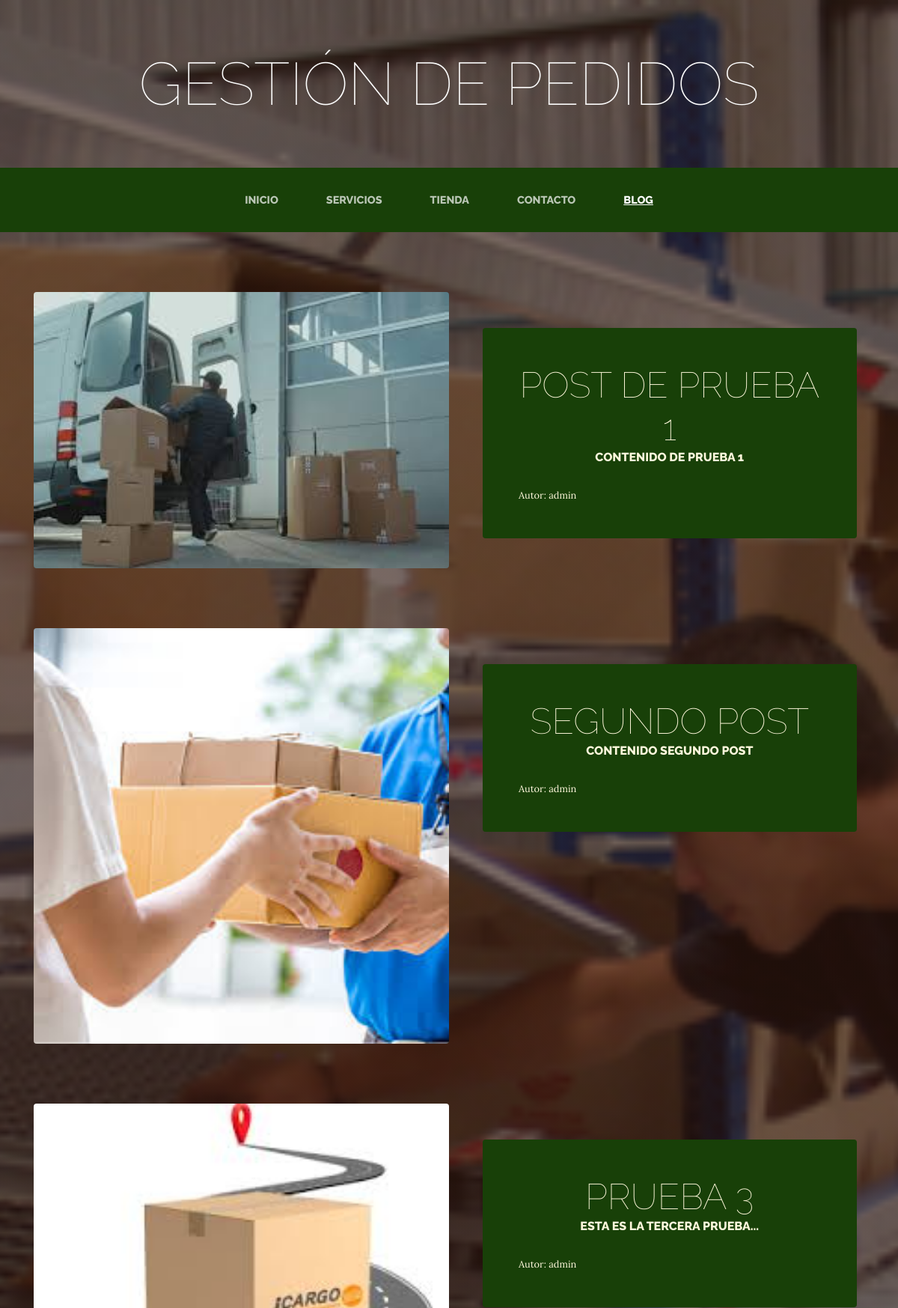
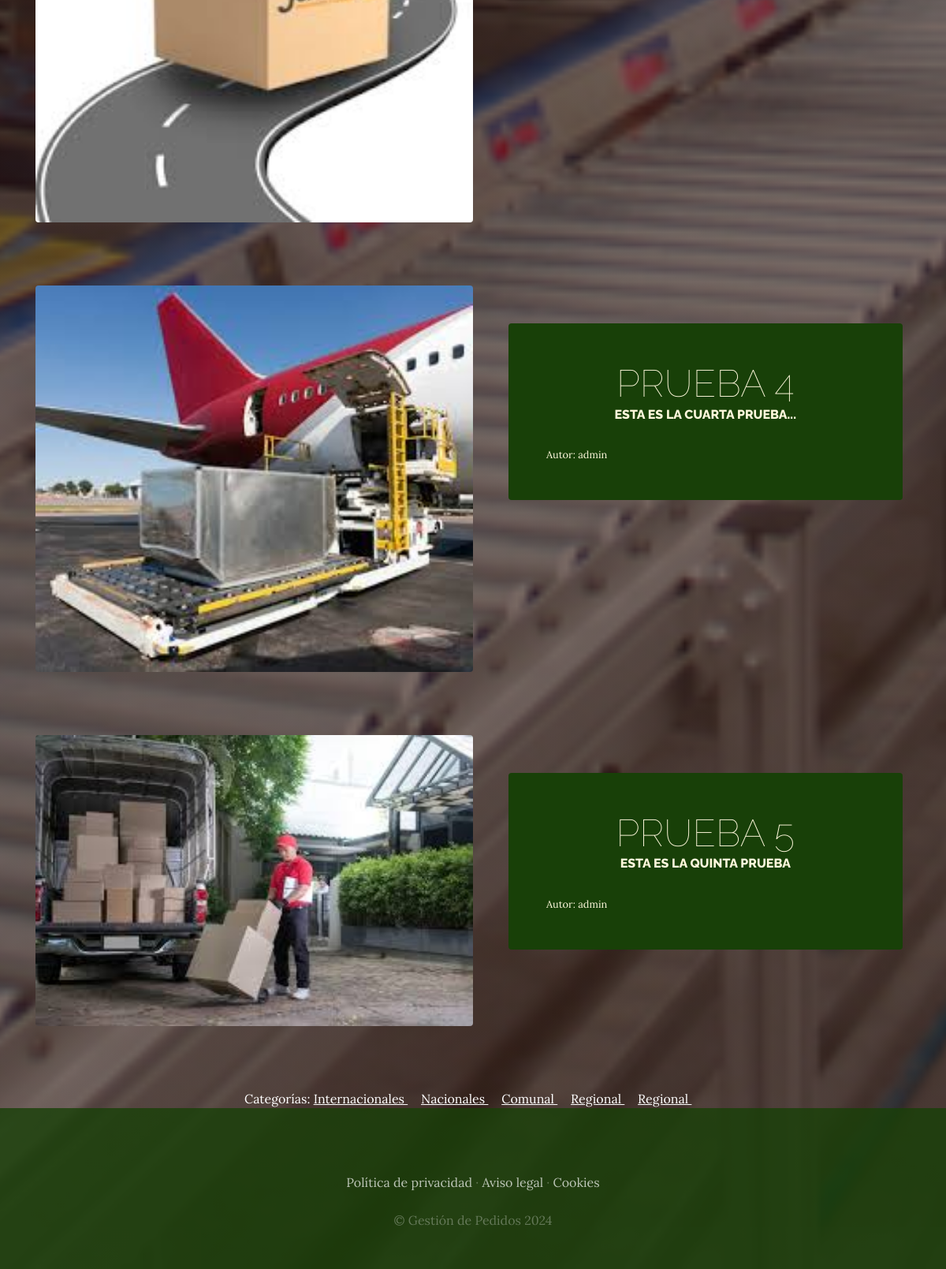
Screenshot of /blog/ with the database file from the repository (2 pictures, top to bottom).
### blog/models.py (models this page shows, shortened)
class Post(models.Model):
    titulo = models.CharField(max_length=50)
    contenido = models.CharField(max_length=50)
    imagen = models.ImageField(upload_to="blog", null=True, blank=True)
    autor = models.ForeignKey(User, on_delete=models.CASCADE)
    categorias = models.ManyToManyField(Categoria)
    created = models.DateTimeField(auto_now_add=True)
    update = models.DateTimeField(auto_now_add=True)
    class Meta:
        verbose_name = 'post'
        verbose_name_plural = 'posts'

class Categoria(models.Model):
    nombre = models.CharField(max_length=50)
    created = models.DateTimeField(auto_now_add=True)
    update = models.DateTimeField(auto_now_add=True)
    class Meta:
        verbose_name = 'categoria'
        verbose_name_plural = 'categorias'

### blog/views.py (the view)
# urls.py: 2. Add a URL to urlpatterns:  path('blog/', include('blog.urls'))
def blog(request):
    posts = Post.objects.all()
    return render(request, "blog/blog.html", {'posts': posts})

### carro/context_processors.py (called while the page is built)
def importe_total_carro(request):
    total = 0
    if request.user.is_authenticated:
        for key, value in request.session.get("carro", {}).items():
            total += float(value["precio"]) * value["cantidad"]
    return {"importe_total_carro": total}

### blog/templates/blog/blog.html
{% extends "ProyectoWebApp/base.html" %}
{% load static %}
{% block content %}
    {% for post in posts %}
    <section class="page-section clearfix">
        <div class="container">
          <div class="intro">
            <img class="intro-img img-fluid mb-3 mb-lg-0 rounded" src="{{post.imagen.url}}" alt="" style="width: 50%;">
            <div class="intro-text left-0 text-center bg-faded p-5 rounded">
              <h2 class="section-heading mb-4" >
                <span class="section-heading-lower">{{post.titulo}}</span>
                <span class="section-heading-upper">{{post.contenido}}</span>
              </h2>
              <div style="text-align: left; font-size: 0.8em;">
                Autor: {{post.autor}}
              </div>
            </div>
          </div>
        </div>
      </section>
    {% endfor %}
    <section>
      <div style="width: 75%; margin: auto; text-align: center; color: white;">
        Categorías:
        {% for post in posts %}
          {% for categoria in post.categorias.all %}
            <a href="{% url 'categoria' categoria.id %}" class="linksCategorias">{{categoria.nombre}} </a>&nbsp;&nbsp;&nbsp;
          {% endfor %}
        {% endfor %}
      </div>
    </section>
{% endblock %}

### ProyectoWebApp/static/ProyectoWebApp/css/gestion.css (style rules this page uses)
body { font-family: 'Lora'; background: linear-gradient(rgba(47, 23, 15, 0.65), rgba(47, 23, 15, 0.65)), url("../img/bg_main.jpg"); background-attachment: fixed; background-position: center; background-size: cover; }
h1, h2, h3, h4, h5, h6 { font-family: 'Raleway'; }
.page-section { margin-top: 5rem; margin-bottom: 5rem; }
.section-heading { text-transform: uppercase; }
.section-heading .section-heading-upper { display: block; font-size: 1rem; font-weight: 800; padding-bottom:.5rem; }
.section-heading .section-heading-lower { display: block; font-size: 3rem; font-weight: 100; }
.bg-faded { background-color: rgba(255, 255, 255, 0.85); }
.intro { position: relative; }
@media (min-width: 992px) { .intro .intro-img { width: 75%; float: left; } }
@media (min-width: 992px) { .intro .intro-text { left: 600; width: 60%; margin-top: 3rem; background-color: rgba(24, 64, 8); color: cornsilk; position: absolute; } }
@media (min-width: 1200px) { .intro .intro-text { width: 45%; } }
.linksCategorias { color: white !important; text-decoration: underline; }

### rows the page displays
Post: imagen (picture), titulo "POST DE PRUEBA 1", contenido "CONTENIDO DE PRUEBA 1", autor "admin"
Post: imagen (picture), titulo "SEGUNDO POST", contenido "CONTENIDO SEGUNDO POST", autor "admin"
Post: imagen (picture), titulo "PRUEBA 3", contenido "ESTA ES LA TERCERA PRUEBA...", autor "admin"
Post: imagen (picture), titulo "PRUEBA 4", contenido "ESTA ES LA CUARTA PRUEBA...", autor "admin"
Post: imagen (picture), titulo "PRUEBA 5", contenido "ESTA ES LA QUINTA PRUEBA", autor "admin"
Categoria: nombre "Internacionales"
Categoria: nombre "Nacionales"
Categoria: nombre "Comunal"
Categoria: nombre "Regional"
